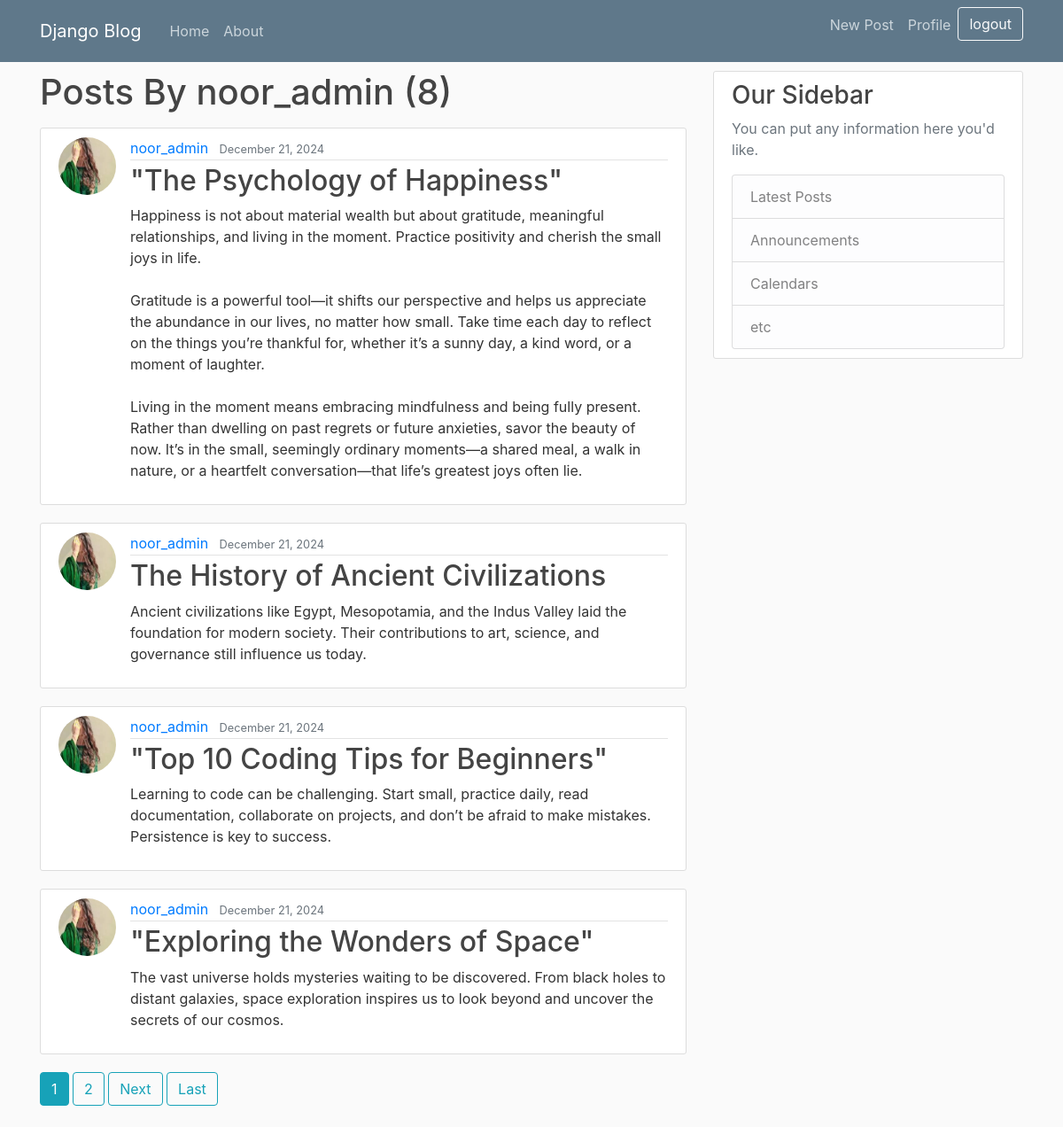
The page /user/noor_admin (signed in) on the database its author committed.
### blog/models.py (models this page shows, shortened)
class Post(models.Model):
    title = models.CharField(max_length=100)
    content = models.TextField() # write unrestricted text lines....
    date_posted = models.DateTimeField(default=timezone.now)
    author = models.ForeignKey( User, on_delete=models.CASCADE ) # if user is deleted the post is also deleted

### users/models.py (models this page shows, shortened)
class Profile(models.Model):
    user = models.OneToOneField(User,on_delete=models.CASCADE) # user del ... profile pic also del
    image = models.ImageField(default='defaultpic.jpg',upload_to='profile_pics')

### blog/views.py (the view)
# urls.py: path('user/<str:username>', UserPostListView.as_view() , name='user-posts'),
class UserPostListView(ListView): # sem upr wali class he
    model = Post
    template_name ='blog/user_posts.html'
    context_object_name = 'posts'
    paginate_by = 4
    def get_queryset(self): # Retrieves the value of the username parameter passed in the URL
        user = get_object_or_404(User , username=self.kwargs.get('username')) # the query parameters
        return Post.objects.filter(author=user).order_by('-date_posted') # Filters the Post model to include only the posts authored by the User object (user) obtained in the previous step.

### blog/templates/blog/user_posts.html (shortened to what this page needs)
{% extends "blog/base.html" %}
{% block content %}
<h1 class = "mb-3">Posts By {{ view.kwargs.username }} ({{ page_obj.paginator.count }})</h1>
  {% if user.is_authenticated %}
    {% if posts %}
        {% for post in posts %}
        <article class="media content-section">
            <img class='rounded-circle article-img' src="{{ post.author.profile.image.url|default:'default_image_url_here' }}" alt="">
            <div class="media-body">
                <div class="article-metadata">
                    <a class="mr-2" href="{% url 'user-posts' post.author.username %}">{{ post.author }}</a>
                    <small class="text-muted">{{ post.date_posted|date:"F d, Y" }}</small>
                </div>
                <h2><a class="article-title" href="{% url 'post-detail' post.pk %}">{{ post.title }}</a></h2>
                <p class="article-content">{{ post.content }}</p>
            </div>
        </article>
        {% endfor %}
        {% if is_paginated %}
            {% for num in page_obj.paginator.page_range %}
                {% if page_obj.number == num %}
                    <a class='btn btn-info mb-4' href="?page={{ num }}">{{ num }}</a>
                {% elif num > page_obj.number|add:'-2' and num < page_obj.number|add:'2' %}
                    <a class='btn btn-outline-info mb-4' href="?page={{ num }}">{{ num }}</a>
                {% endif %}
            {% endfor %}
            {% if page_obj.has_next %}
                <a class='btn btn-outline-info mb-4' href="?page={{ page_obj.next_page_number }}">Next</a>
                <a class='btn btn-outline-info mb-4' href="?page={{ page_obj.paginator.num_pages }}">Last</a>
            {% endif %}
        {% endif %}
    {% else %}
        <p>No posts available. Please check back later!</p>
    {% endif %}
    {% else %}
    <p class="alert alert-info">Please <a href="{% url 'login' %}">log in</a> to view blog posts.</p>
    {% endif %}
{% endblock content %}

### blog/static/blog/main.css (style rules this page uses)
body { background: #fafafa; color: #333333; margin-top: 5rem; }
h1, h2, h3, h4, h5, h6 { color: #444444; }
.content-section { background: #ffffff; padding: 10px 20px; border: 1px solid #dddddd; border-radius: 3px; margin-bottom: 20px; }
.article-title { color: #444444; }
.article-content { white-space: pre-line; }
.article-img { height: 65px; width: 65px; margin-right: 16px; }
.article-metadata { padding-bottom: 1px; margin-bottom: 4px; border-bottom: 1px solid #e3e3e3 }

### rows shown on the page
Post: author.profile.image (picture), author "noor_admin", date_posted "December 21, 2024", title "\"The Psychology of Happiness\"", content "Happiness is not about material wealth but about gratitude, meaningful relationships, and living in the moment. Practice positivity and cherish the small joys in life. Gratitude is a powerful tool—it shifts our perspective and helps us appreciate the abundance in our lives, no matter how small. Take time each day to reflect on the things you’re thankful for, whether it’s a sunny day, a kind word, or a moment of laughter. Living in the moment means embracing mindfulness and being fully present. Rather than dwelling on past regrets or future anxieties, savor the beauty of now. It’s in the small, seemingly ordinary moments—a shared meal, a walk in nature, or a heartfelt conversation—that…"
Post: author.profile.image (picture), author "noor_admin", date_posted "December 21, 2024", title "The History of Ancient Civilizations", content "Ancient civilizations like Egypt, Mesopotamia, and the Indus Valley laid the foundation for modern society. Their contributions to art, science, and governance still influence us today."
Post: author.profile.image (picture), author "noor_admin", date_posted "December 21, 2024", title "\"Top 10 Coding Tips for Beginners\"", content "Learning to code can be challenging. Start small, practice daily, read documentation, collaborate on projects, and don’t be afraid to make mistakes. Persistence is key to success."
Post: author.profile.image (picture), author "noor_admin", date_posted "December 21, 2024", title "\"Exploring the Wonders of Space\"", content "The vast universe holds mysteries waiting to be discovered. From black holes to distant galaxies, space exploration inspires us to look beyond and uncover the secrets of our cosmos."

### other values the page prints
{{ view.kwargs.username }} "noor_admin"
{{ page_obj.paginator.count }} "8"
{{ num }} "1"
{{ num }} "2"
